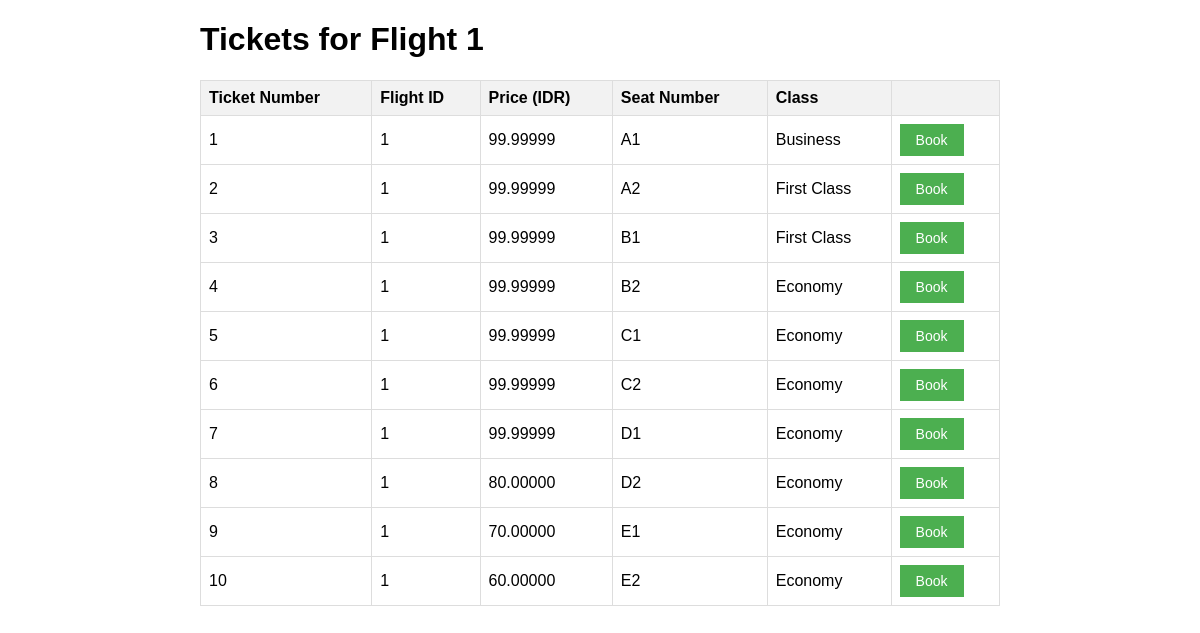
/tickets.php?flight_id=1, run on the app's committed database.
### tables this page shows
CREATE TABLE `tickets` (
  `ticket_number` int(11) NOT NULL,
  `flight_id` varchar(30) DEFAULT NULL,
  `price` decimal(7,5) DEFAULT NULL,
  `seat_number` varchar(30) DEFAULT NULL,
  `class` varchar(30) DEFAULT NULL
);

### tickets.php (the view, shortened to what this page needs)
<?php
function getTicketsByFlightId($flightId, $conn)
{
    $sql = "SELECT * FROM tickets WHERE flight_id = '$flightId'";
    $result = $conn->query($sql);
    $tickets = [];
    while ($row = $result->fetch_assoc()) {
        $tickets[] = $row;
    }
    return $tickets;
}
if (isset($_GET['flight_id'])) {
    $flight_id = $_GET['flight_id'];
    require_once('dbconnect.php');
    $tickets = getTicketsByFlightId($flight_id, $conn);
    ?>
    <!DOCTYPE html>
    <html lang="en">
    <head>
    </head>
    <body>
        <div class="container">
            <h1>Tickets for Flight <?php echo $flight_id; ?></h1>
            <table>
                <thead>
                    <tr>
                        <th>Ticket Number</th>
                        <th>Flight ID</th>
                        <th>Price (IDR)</th>
                        <th>Seat Number</th>
                        <th>Class</th>
                        <th></th>
                    </tr>
                </thead>
                <tbody>
                    <?php
                    foreach ($tickets as $ticket) {
                        ?>
                        <tr>
                            <td><?php echo $ticket['ticket_number']; ?></td>
                            <td><?php echo $ticket['flight_id']; ?></td>
                            <td><?php echo $ticket['price']; ?></td>
                            <td><?php echo $ticket['seat_number']; ?></td>
                            <td><?php echo $ticket['class']; ?></td>
                            <td>
                                <form method="post" action="book_ticket.php">
                                    <button type="submit" class="book-button">Book</button>
                                </form>
                            </td>
                        </tr>
                        <?php
                    }
                    ?>
                </tbody>
            </table>
        </div>
    </body>
    </html>
    <?php
} else {
    echo "Flight ID not specified.";
}
?>

### tickets.php (style rules this page uses)
body { font-family: Arial, sans-serif; }
.container { max-width: 800px; margin: 0 auto; }
table { width: 100%; border-collapse: collapse; margin-top: 20px; }
th, td { border: 1px solid #ddd; padding: 8px; text-align: left; }
th { background-color: #f2f2f2; }
.book-button { background-color: #4CAF50; color: white; border: none; padding: 8px 16px; text-align: center; text-decoration: none; display: inline-block; font-size: 14px; cursor: pointer; }

### data on the page
tickets: ticket_number "1", flight "1", price "99.99999", seat_number "A1", class "Business"
tickets: ticket_number "2", flight "1", price "99.99999", seat_number "A2", class "First Class"
tickets: ticket_number "3", flight "1", price "99.99999", seat_number "B1", class "First Class"
tickets: ticket_number "4", flight "1", price "99.99999", seat_number "B2", class "Economy"
tickets: ticket_number "5", flight "1", price "99.99999", seat_number "C1", class "Economy"
tickets: ticket_number "6", flight "1", price "99.99999", seat_number "C2", class "Economy"
tickets: ticket_number "7", flight "1", price "99.99999", seat_number "D1", class "Economy"
tickets: ticket_number "8", flight "1", price "80.00000", seat_number "D2", class "Economy"
tickets: ticket_number "9", flight "1", price "70.00000", seat_number "E1", class "Economy"
tickets: ticket_number "10", flight "1", price "60.00000", seat_number "E2", class "Economy"

### other printed values
$flight_id "1"
